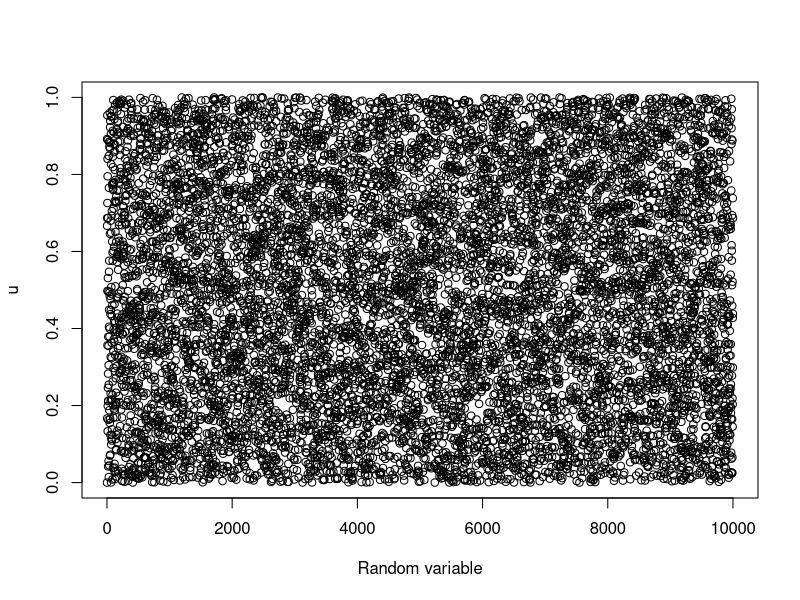
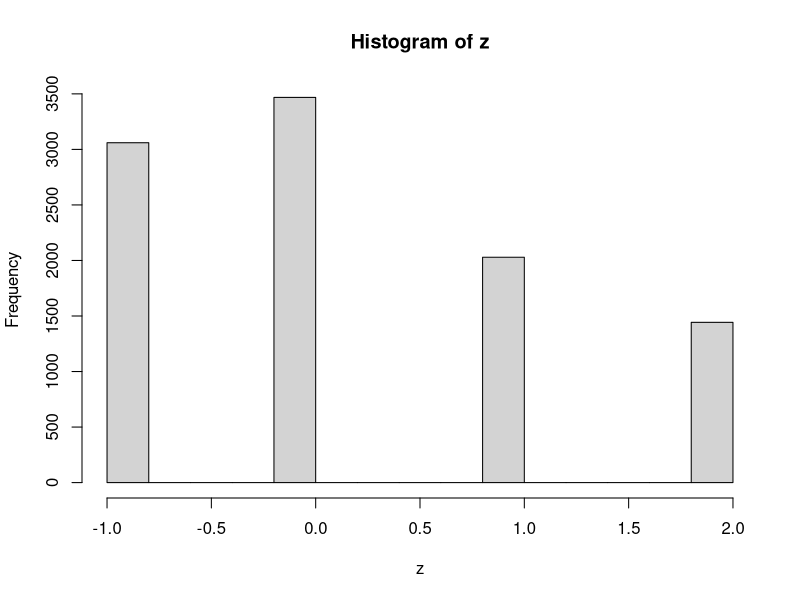
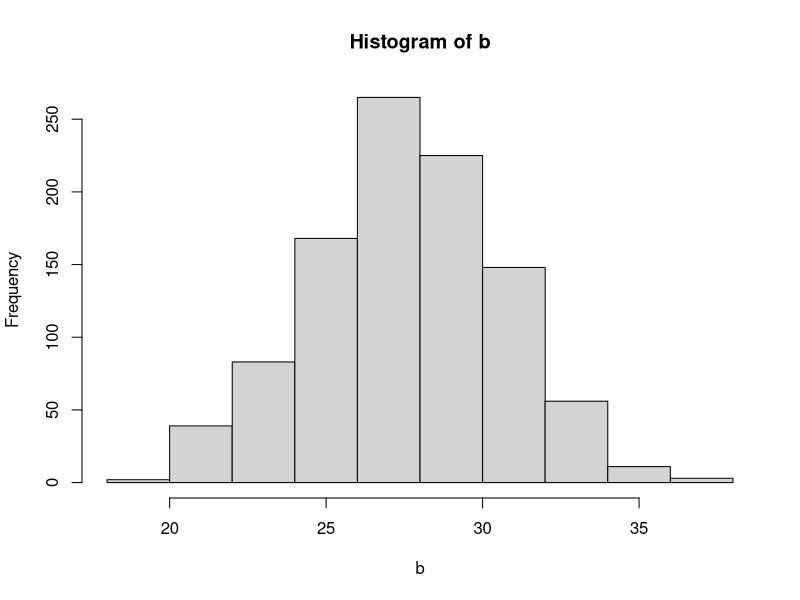

The R script that drew these images, in order: (Note: this script raises an error after producing the figures.)
## ---- chunk 1
knitr::opts_chunk$set(echo = TRUE)
## ---- chunk 2
n=10000
lgm<-function(n){
m = (2^31) - 1
a = (7^5)
x=vector(length = n)
u=vector(length = n)
x[1]=as.numeric(Sys.time())
for(i in 2:n)
{
  x[i] = (a*x[i - 1])%%m
  u[i] = (x[i]+0.5)/(m)
}

return (u)
}
u=lgm(10000)
plot(u,xlab="Random variable")


## ---- chunk 3

u1=runif(n)

## ---- chunk 4

pro<-function(n){
  u=lgm(n)
  x=c(.3,.35,.2,.15)
  y=cumsum(x)
  z=vector(length = n)
  for(i in 1:n){
    if(u[i]<y[1]){
      z[i]=-1
    }else if(u[i]<y[2]){
      z[i]=0
    }else if(u[i]<y[3]){
      z[i]=1
    }else{
      z[i]=2
    }
    
    
  }
  return(z)
  
  
}
z=pro(10000)

## ---- chunk 5
hist(z)

## ---- chunk 6
binom<-function(n,p){
  u=lgm(n*1000)
  ber=matrix(data=NA,nrow=n,ncol=1000)
  for(i in 1:n){
    for(j in 1:1000){
      if(u[((i-1)*1000)+j]<p){
      ber[i,j]=1
      }else{
        ber[i,j]=0
      }
    }
  }
  bin=colSums(ber)
  return(bin)
  
}


b=binom(n=44,p=0.64)

## ---- chunk 7
hist(b)
prob=length(b[b>40])/length(b)
#Using online tools it is .0000079508 which is almost close to 0
## ---- chunk 8
expot<-function(n,lambda){
  u=runif(n)
  X_exp = -lambda*log(1-u);
  return (X_exp)
}
x=expot(10000)

## ---- chunk 9
prob_1=length(x[x>=1])/10000
prob_4=length(x[x>=4])/10000
## ---- chunk 10
mean_exp=mean(x)
sd_exp=sd(x)
## ---- chunk 11
hist(x)
## ---- chunk 12
u=lgm(10000)
u1=u[1:5000]
u2=u[5001:10000]
## ---- chunk 13
box<-function(u1,u2){
z1=((-2*log(u1))^(1/2))*cos(2*pi*u2)
z2=((-2*log(u1))^(1/2))*sin(2*pi*u2)
return(z1)
}
a=as.numeric(Sys.time())
z1=box(u1,u2)
b=as.numeric(Sys.time())
plot(z1,dnorm(z1))
z1[z1==-Inf]=0
## ---- chunk 14
z1[z1==-Inf]=0
cat("Mean of Normal distribution with Box-Muller method is ",mean(z1))
cat("Standard Deviation of Normal distribution with Box-Muller method is ",sd(z1))
## ---- chunk 15
polar<-function(u1,u2){
v1=2*u1-1
v2=2*u2-1
w=v1^2 + v2^2
k=1
z1_1=vector(length = length(w[w<=1]))
z2_2=vector(length = length(w[w<=1]))
for(i in 1:5000){
  if(w[i]<=1){
    z1_1[k]=v1[i]*((-2*(log(w[i]))/w[i])^(1/2))
    z2_2[k]=v2[i]*((-2*(log(w[i]))/w[i])^(1/2))
    k=k+1
  }
}
return (z1_1)
}
a2=as.numeric(Sys.time())
z2=polar(u1,u2)
b2=as.numeric(Sys.time())
plot(z2,dnorm(z2))
## ---- chunk 16
cat("Mean of Normal distribution with Polar-Marsaglia method is ",mean(z2))
cat("Standard Deviation of Normal distribution with Polar-Marsaglia method is ",sd(z2))


## ---- chunk 17
time_box=b-a
time_polar=b2-a2
